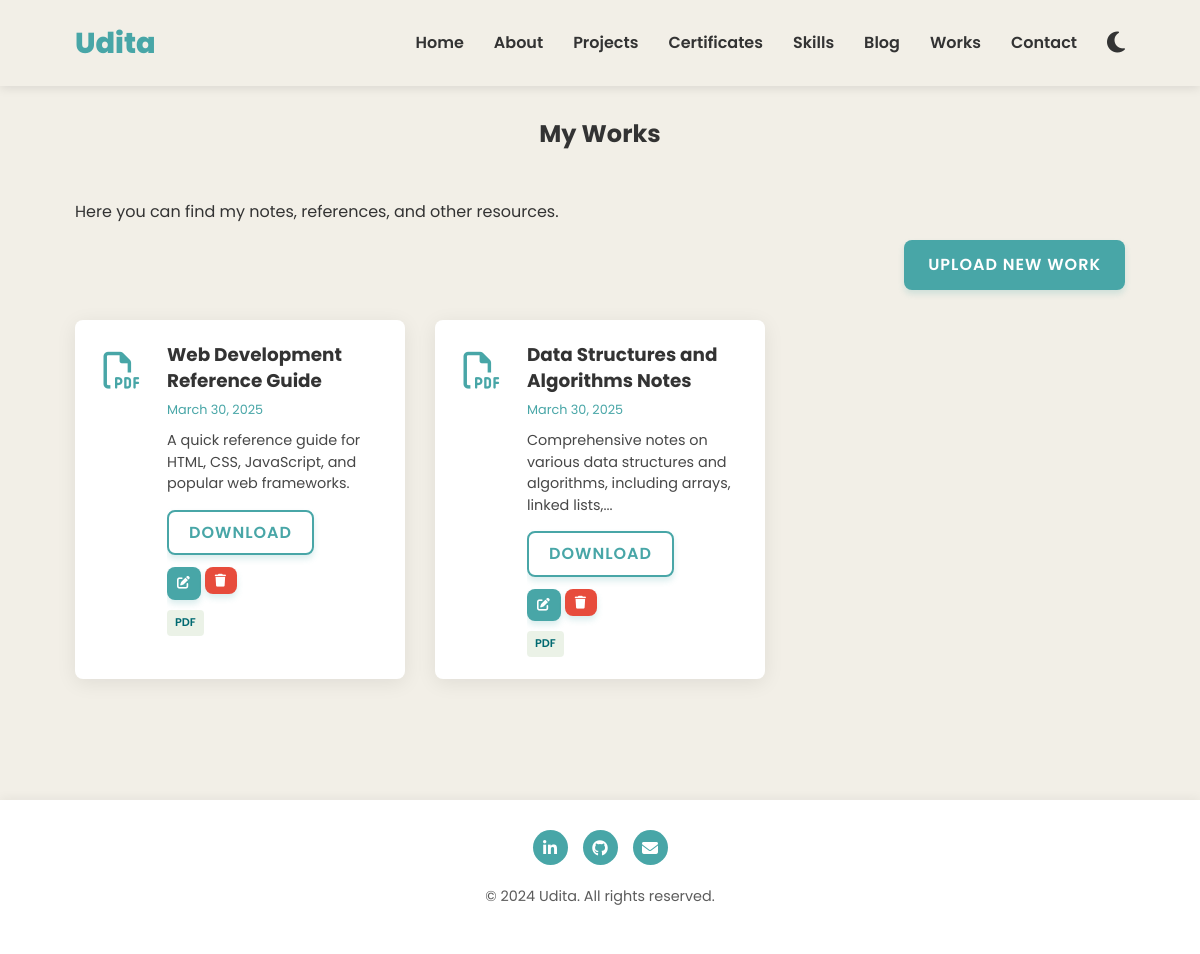
The app's page /works with its own data.
### models.py (models this page shows, shortened)
class Work(db.Model):
    id = db.Column(db.Integer, primary_key=True)
    title = db.Column(db.String(200), nullable=False)
    description = db.Column(db.Text)
    file_url = db.Column(db.String(200))
    file_type = db.Column(db.String(50))
    created_at = db.Column(db.DateTime, default=datetime.utcnow)

### routes.py (the view)
@app.route('/works')
def works():
    work_items = Work.query.order_by(Work.created_at.desc()).all()
    return render_template('works.html', work_items=work_items)

### templates/works.html
{% extends 'base.html' %}
{% block content %}
<section class="works-section">
    <div class="container">
        <h1 class="section-title">My Works</h1>
        <p class="section-description">Here you can find my notes, references, and other resources.</p>
        <div class="works-actions">
            <a href="{{ url_for('new_work') }}" class="btn btn-primary">Upload New Work</a>
        </div>
        {% if work_items %}
        <div class="works-grid">
            {% for work in work_items %}
            <div class="work-card">
                <div class="work-card-icon">
                    {% if work.file_type == 'pdf' %}
                    <i class="far fa-file-pdf"></i>
                    {% elif work.file_type in ['docx', 'doc'] %}
                    <i class="far fa-file-word"></i>
                    {% elif work.file_type in ['ppt', 'pptx'] %}
                    <i class="far fa-file-powerpoint"></i>
                    {% elif work.file_type in ['xlsx', 'xls'] %}
                    <i class="far fa-file-excel"></i>
                    {% elif work.file_type in ['zip', 'rar'] %}
                    <i class="far fa-file-archive"></i>
                    {% else %}
                    <i class="far fa-file-alt"></i>
                    {% endif %}
                </div>
                <div class="work-card-content">
                    <h3 class="work-card-title">{{ work.title }}</h3>
                    <p class="work-card-date">{{ work.created_at.strftime('%B %d, %Y') }}</p>
                    {% if work.description %}
                    <p class="work-card-description">{{ work.description|truncate(100) }}</p>
                    {% endif %}
                    <div class="work-card-footer">
                        <div class="work-card-actions">
                            <a href="{{ work.file_url }}" class="btn btn-outline" target="_blank" download>Download</a>
                            <div class="action-buttons">
                                <a href="{{ url_for('edit_work', work_id=work.id) }}" class="btn btn-primary btn-sm"><i class="fas fa-edit"></i></a>
                                <form action="{{ url_for('delete_work', work_id=work.id) }}" method="POST" style="display: inline;">
                                    <button type="submit" class="btn btn-danger btn-sm" onclick="return confirm('Are you sure you want to delete this work?');"><i class="fas fa-trash"></i></button>
                                </form>
                            </div>
                        </div>
                        <span class="work-card-type">{{ work.file_type|upper }}</span>
                    </div>
                </div>
            </div>
            {% endfor %}
        </div>
        {% else %}
        <div class="empty-state">
            <i class="fas fa-file-upload"></i>
            <p>No works uploaded yet. Be the first to upload one!</p>
        </div>
        {% endif %}
    </div>
</section>
{% endblock %}

### static/css/style.css (style rules this page uses)
:root { --primary-color: #48A6A7; --secondary-color: #006A71; --accent-color: #99BC85; --text-color: #333; --background-color: #F2EFE7; --section-bg: #FAF1E6; --card-bg: #fff; --header-bg: rgba(242, 239, 231, 0.95); --shadow: 0 4px 20px rgba(0, 0, 0, 0.08); --transition: all 0.3s ease; --border-radius: 8px; --spacing: 1rem; --light-accent: #9ACBD0; --soft-bg: #E4EFE7; --dark-primary: #9ACBD0; --dark-secondary: #48A6A7; --dark-accent: #99BC85; --dark-text: #F2EFE7; --dark-background: #006A71; --dark-section-bg: #005459; --dark-card-bg: #007A80; --dark-header-bg: rgba(0, 106, 113, 0.95); --dark-shadow: 0 4px 20px rgba(0, 0, 0, 0.3); }
* { margin: 0; padding: 0; box-sizing: border-box; }
html { scroll-behavior: smooth; font-size: 16px; }
body { font-family: 'Poppins', sans-serif; color: var(--text-color); background-color: var(--background-color); line-height: 1.6; overflow-x: hidden; transition: var(--transition); }
h1, h2, h3, h4, h5, h6 { margin-bottom: 1rem; font-weight: 700; line-height: 1.2; color: var(--text-color); transition: var(--transition); }
p { margin-bottom: 1rem; transition: var(--transition); }
a { color: var(--primary-color); text-decoration: none; transition: var(--transition); }
.container { width: 90%; max-width: 1200px; margin: 0 auto; padding: 0 15px; }
section { padding: 80px 0; background-color: var(--section-bg); transition: var(--transition); }
section:nth-child(odd) { background-color: var(--background-color); }
.btn { display: inline-block; padding: 12px 24px; background-color: var(--primary-color); color: white; border: none; border-radius: var(--border-radius); cursor: pointer; font-weight: 600; text-transform: uppercase; letter-spacing: 1px; transition: var(--transition); box-shadow: 0 4px 6px rgba(72, 166, 167, 0.2); }
.section-title { text-align: center; margin-bottom: 50px; position: relative; }
.blog-section, .blog-post-section, .new-blog-post-section, .works-section, .new-work-section { min-height: 100vh; padding-top: 120px; }
.blog-actions, .works-actions { margin-bottom: 30px; text-align: right; }
.btn-outline { background-color: transparent; border: 2px solid var(--primary-color); color: var(--primary-color); padding: 8px 20px; border-radius: var(--border-radius); font-weight: 600; transition: var(--transition); display: inline-block; }
.btn-danger { background-color: #e74c3c; color: white; }
.works-grid { display: grid; grid-template-columns: repeat(auto-fill, minmax(320px, 1fr)); gap: 30px; }
.work-card { background-color: var(--card-bg); border-radius: var(--border-radius); padding: 22px; box-shadow: var(--shadow); transition: var(--transition); display: flex; align-items: flex-start; gap: 20px; height: 100%; overflow: hidden; }
.work-card-icon { font-size: 2.3rem; color: var(--primary-color); min-width: 50px; text-align: center; }
.work-card-content { flex: 1; display: flex; flex-direction: column; overflow: hidden; }
.work-card-title { font-size: 1.15rem; margin-bottom: 6px; word-wrap: break-word; overflow-wrap: break-word; line-height: 1.4; }
.work-card-date { font-size: 0.8rem; color: var(--primary-color); margin-bottom: 10px; }
.work-card-description { color: var(--text-color); opacity: 0.9; margin-bottom: 15px; font-size: 0.9rem; line-height: 1.5; word-wrap: break-word; overflow-wrap: break-word; }
.work-card-footer { display: flex; align-items: center; justify-content: space-between; flex-wrap: wrap; gap: 10px; margin-top: auto; }
.work-card-actions { display: flex; align-items: center; gap: 12px; flex-wrap: wrap; }
.action-buttons { display: flex; gap: 4px; }
.btn-sm { padding: 6px 10px; font-size: 0.8rem; }
.work-card-type { font-size: 0.7rem; background-color: rgba(153, 188, 133, 0.2); padding: 4px 8px; border-radius: 4px; color: var(--secondary-color); font-weight: 600; white-space: nowrap; }

### records on screen
Work: title "Web Development Reference Guide", created_at "March 30, 2025", description "A quick reference guide for HTML, CSS, JavaScript, and popular web frameworks.", file_type "PDF"
Work: title "Data Structures and Algorithms Notes", created_at "March 30, 2025", description "Comprehensive notes on various data structures and algorithms, including arrays, linked lists,...", file_type "PDF"
